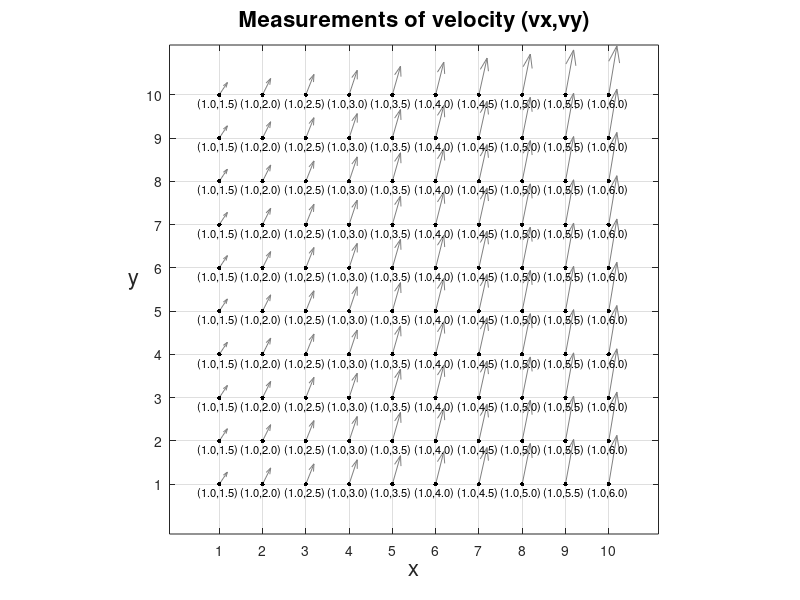

Write MATLAB code to recreate this figure. (Note: this script raises an error after producing the figure.)
clear;

% Create a matrix of X and Y points.
% Create a matrix of velocities in x- and y-directions (U and V)
for i = 1:10
    for j = 1:10
        X(i,j) = j;
        Y(i,j) = i;
        U(i,j) = 1.0;
        V(i,j) = 1.0+j/2;
    end
end

% Short-hand method:
% [X,Y] = meshgrid([1:10],[1:10]);
% U = ones(size(X));
% V = 1+X/2;

figure(1);clf;hold on;

    % Set axis limits
    axis([-0.15 11.15 -0.15 11.15]);

    % Plot vectors at positions given by X & Y and velocities given by U & V
    quiver(X,Y,U,V,'Color',[0.5,0.5,0.5]);   

    % Add a dot at the vector base and display value.
    for i = 1:10
	for j = 1:10
	    text(j-0.5,i-0.2,...
		 [sprintf('(%.1f,%.1f)',U(i,j),V(i,j))],...
		 'Color','black','FontSize',8);
	    plot(j,i,'k.','MarkerSize',10);
	end
    end

    % Add text at position (x,y) = (3,0.2)
    title('Measurements of velocity (vx,vy)','FontSize',16);
    % Set the x-axis label
    ylabel(gca,'y','Rotation',0,'FontSize',16,'HorizontalAlignment','right');
    % Set the y-axis label
    xlabel(gca,'x','FontSize',16);
    % Make 1 unit in x = 1 unit in y 
    axis square
    % Set the labels for the x ticks
    set(gca,'XTick',[1:1:10])
    % Set the labels for the y ticks
    set(gca,'YTick',[1:1:10])
    % Show a grid
    grid on;
    box on;

    % Save the image in PNG format
    saveplots('overview_quiver');


% Start the streamline calculation.
px(1) = 1.0; % Initial x position
py(1) = 1.0; % Initial y position
% Estimate of vx(1) given px(1) and py(1).
vx(1) = interp2(X,Y,U,px(1),py(1));
% Estimate of vy(1) given px(1) and py(1).
vy(1) = interp2(X,Y,V,px(1),py(1));

h = 0.1; % Step size
Nsteps = 100; % Number of steps.
for t = 2:Nsteps

    % New x position is old position + term proportional to x velocity
    px(t) = px(t-1) + h*vx(t-1);
    % New y position is old position + term proportional to x velocity
    py(t) = py(t-1) + h*vy(t-1);

    if (px(t) > 10.0 || py(t) > 10.0 || px(t) < 1.0 || py(t) < 1.0)
        % If next position is out-side of grid, stop computing positions.
        break; % This stops execution of the for loop.
    end
   
    % Compute an estimate of the new x velocity given the new positions.
    vx(t) = interp2(X,Y,U,px(t),py(t));

    % Compute an estimate of the new y velocity given the new positions.
    vy(t) = interp2(X,Y,V,px(t),py(t));

    % Display some information
    fprintf('px(%d) = %.2f  py(%d) = %.2f  vx(%d) = %.2f  vy(%d) = %.2f\n',...
            t,px(t),t,py(t),t,vx(t),t,vy(t));
    
end

figure(2);clf;hold on;grid on;
    % Plot the positions as a green line
    plot(px,py,'g','LineWidth',3);
    % Plot the positions as a black dot
    plot(px,py,'k.','MarkerSize',10);
    % Plot an x at the initial position
    plot(px(1),py(1),'kx','MarkerSize',15);

    % Save as PDF and PNG
    saveplots('overview_streamline');
